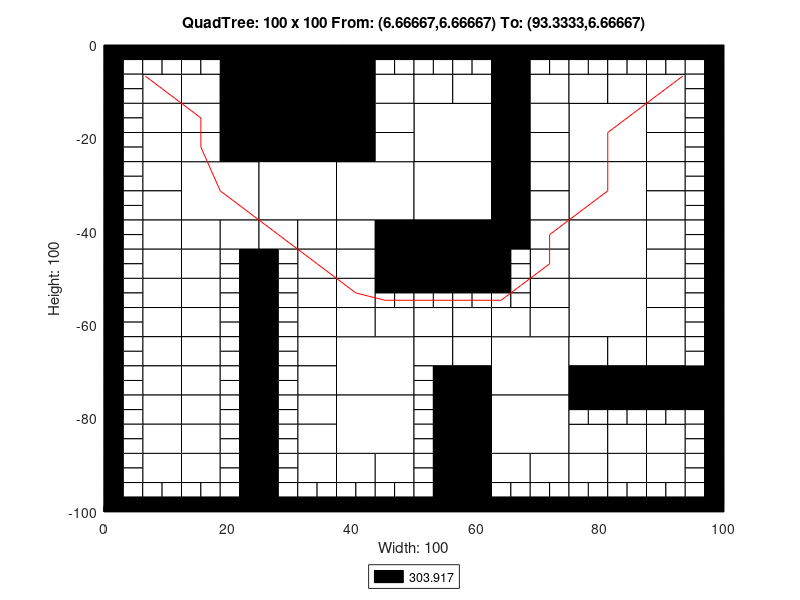

Write MATLAB code to recreate this figure.
axis([0 100 -100 0]);
title('QuadTree: 100 x 100 From: (6.66667,6.66667) To: (93.3333,6.66667)');
xlabel('Width: 100');
ylabel('Height: 100');
rectangle('Position',[25 -12.5 12.5 12.5], 'FaceColor',[0 0 0]);
rectangle('Position',[25 -25 12.5 12.5], 'FaceColor',[0 0 0]);
rectangle('Position',[12.5 -37.5 12.5 12.5], 'FaceColor',[1 1 1]);
rectangle('Position',[25 -37.5 12.5 12.5], 'FaceColor',[1 1 1]);
rectangle('Position',[37.5 -37.5 12.5 12.5], 'FaceColor',[1 1 1]);
rectangle('Position',[50 -25 12.5 12.5], 'FaceColor',[1 1 1]);
rectangle('Position',[75 -25 12.5 12.5], 'FaceColor',[1 1 1]);
rectangle('Position',[50 -37.5 12.5 12.5], 'FaceColor',[1 1 1]);
rectangle('Position',[50 -50 12.5 12.5], 'FaceColor',[0 0 0]);
rectangle('Position',[75 -37.5 12.5 12.5], 'FaceColor',[1 1 1]);
rectangle('Position',[75 -50 12.5 12.5], 'FaceColor',[1 1 1]);
rectangle('Position',[37.5 -75 12.5 12.5], 'FaceColor',[1 1 1]);
rectangle('Position',[37.5 -87.5 12.5 12.5], 'FaceColor',[1 1 1]);
rectangle('Position',[62.5 -75 12.5 12.5], 'FaceColor',[1 1 1]);
rectangle('Position',[75 -62.5 12.5 12.5], 'FaceColor',[1 1 1]);
rectangle('Position',[62.5 -87.5 12.5 12.5], 'FaceColor',[1 1 1]);
rectangle('Position',[6.25 -12.5 6.25 6.25], 'FaceColor',[1 1 1]);
rectangle('Position',[18.75 -6.25 6.25 6.25], 'FaceColor',[0 0 0]);
rectangle('Position',[12.5 -12.5 6.25 6.25], 'FaceColor',[1 1 1]);
rectangle('Position',[18.75 -12.5 6.25 6.25], 'FaceColor',[0 0 0]);
rectangle('Position',[6.25 -18.75 6.25 6.25], 'FaceColor',[1 1 1]);
rectangle('Position',[6.25 -25 6.25 6.25], 'FaceColor',[1 1 1]);
rectangle('Position',[12.5 -18.75 6.25 6.25], 'FaceColor',[1 1 1]);
rectangle('Position',[18.75 -18.75 6.25 6.25], 'FaceColor',[0 0 0]);
rectangle('Position',[12.5 -25 6.25 6.25], 'FaceColor',[1 1 1]);
rectangle('Position',[18.75 -25 6.25 6.25], 'FaceColor',[0 0 0]);
rectangle('Position',[37.5 -6.25 6.25 6.25], 'FaceColor',[0 0 0]);
rectangle('Position',[37.5 -12.5 6.25 6.25], 'FaceColor',[0 0 0]);
rectangle('Position',[43.75 -12.5 6.25 6.25], 'FaceColor',[1 1 1]);
rectangle('Position',[37.5 -18.75 6.25 6.25], 'FaceColor',[0 0 0]);
rectangle('Position',[43.75 -18.75 6.25 6.25], 'FaceColor',[1 1 1]);
rectangle('Position',[37.5 -25 6.25 6.25], 'FaceColor',[0 0 0]);
rectangle('Position',[43.75 -25 6.25 6.25], 'FaceColor',[1 1 1]);
rectangle('Position',[6.25 -31.25 6.25 6.25], 'FaceColor',[1 1 1]);
rectangle('Position',[6.25 -37.5 6.25 6.25], 'FaceColor',[1 1 1]);
rectangle('Position',[6.25 -43.75 6.25 6.25], 'FaceColor',[1 1 1]);
rectangle('Position',[6.25 -50 6.25 6.25], 'FaceColor',[1 1 1]);
rectangle('Position',[12.5 -43.75 6.25 6.25], 'FaceColor',[1 1 1]);
rectangle('Position',[18.75 -43.75 6.25 6.25], 'FaceColor',[1 1 1]);
rectangle('Position',[12.5 -50 6.25 6.25], 'FaceColor',[1 1 1]);
rectangle('Position',[25 -43.75 6.25 6.25], 'FaceColor',[1 1 1]);
rectangle('Position',[31.25 -43.75 6.25 6.25], 'FaceColor',[1 1 1]);
rectangle('Position',[31.25 -50 6.25 6.25], 'FaceColor',[1 1 1]);
rectangle('Position',[37.5 -43.75 6.25 6.25], 'FaceColor',[1 1 1]);
rectangle('Position',[43.75 -43.75 6.25 6.25], 'FaceColor',[0 0 0]);
rectangle('Position',[37.5 -50 6.25 6.25], 'FaceColor',[1 1 1]);
rectangle('Position',[43.75 -50 6.25 6.25], 'FaceColor',[0 0 0]);
rectangle('Position',[50 -12.5 6.25 6.25], 'FaceColor',[1 1 1]);
rectangle('Position',[56.25 -12.5 6.25 6.25], 'FaceColor',[1 1 1]);
rectangle('Position',[62.5 -6.25 6.25 6.25], 'FaceColor',[0 0 0]);
rectangle('Position',[62.5 -12.5 6.25 6.25], 'FaceColor',[0 0 0]);
rectangle('Position',[68.75 -12.5 6.25 6.25], 'FaceColor',[1 1 1]);
rectangle('Position',[62.5 -18.75 6.25 6.25], 'FaceColor',[0 0 0]);
rectangle('Position',[68.75 -18.75 6.25 6.25], 'FaceColor',[1 1 1]);
rectangle('Position',[62.5 -25 6.25 6.25], 'FaceColor',[0 0 0]);
rectangle('Position',[68.75 -25 6.25 6.25], 'FaceColor',[1 1 1]);
rectangle('Position',[75 -12.5 6.25 6.25], 'FaceColor',[1 1 1]);
rectangle('Position',[81.25 -12.5 6.25 6.25], 'FaceColor',[1 1 1]);
rectangle('Position',[87.5 -12.5 6.25 6.25], 'FaceColor',[1 1 1]);
rectangle('Position',[87.5 -18.75 6.25 6.25], 'FaceColor',[1 1 1]);
rectangle('Position',[87.5 -25 6.25 6.25], 'FaceColor',[1 1 1]);
rectangle('Position',[62.5 -31.25 6.25 6.25], 'FaceColor',[0 0 0]);
rectangle('Position',[68.75 -31.25 6.25 6.25], 'FaceColor',[1 1 1]);
rectangle('Position',[62.5 -37.5 6.25 6.25], 'FaceColor',[0 0 0]);
rectangle('Position',[68.75 -37.5 6.25 6.25], 'FaceColor',[1 1 1]);
rectangle('Position',[62.5 -43.75 6.25 6.25], 'FaceColor',[0 0 0]);
rectangle('Position',[68.75 -43.75 6.25 6.25], 'FaceColor',[1 1 1]);
rectangle('Position',[68.75 -50 6.25 6.25], 'FaceColor',[1 1 1]);
rectangle('Position',[87.5 -31.25 6.25 6.25], 'FaceColor',[1 1 1]);
rectangle('Position',[87.5 -37.5 6.25 6.25], 'FaceColor',[1 1 1]);
rectangle('Position',[87.5 -43.75 6.25 6.25], 'FaceColor',[1 1 1]);
rectangle('Position',[87.5 -50 6.25 6.25], 'FaceColor',[1 1 1]);
rectangle('Position',[6.25 -56.25 6.25 6.25], 'FaceColor',[1 1 1]);
rectangle('Position',[6.25 -62.5 6.25 6.25], 'FaceColor',[1 1 1]);
rectangle('Position',[12.5 -56.25 6.25 6.25], 'FaceColor',[1 1 1]);
rectangle('Position',[12.5 -62.5 6.25 6.25], 'FaceColor',[1 1 1]);
rectangle('Position',[6.25 -68.75 6.25 6.25], 'FaceColor',[1 1 1]);
rectangle('Position',[6.25 -75 6.25 6.25], 'FaceColor',[1 1 1]);
rectangle('Position',[12.5 -68.75 6.25 6.25], 'FaceColor',[1 1 1]);
rectangle('Position',[12.5 -75 6.25 6.25], 'FaceColor',[1 1 1]);
rectangle('Position',[31.25 -56.25 6.25 6.25], 'FaceColor',[1 1 1]);
rectangle('Position',[31.25 -62.5 6.25 6.25], 'FaceColor',[1 1 1]);
rectangle('Position',[37.5 -56.25 6.25 6.25], 'FaceColor',[1 1 1]);
rectangle('Position',[37.5 -62.5 6.25 6.25], 'FaceColor',[1 1 1]);
rectangle('Position',[43.75 -62.5 6.25 6.25], 'FaceColor',[1 1 1]);
rectangle('Position',[31.25 -68.75 6.25 6.25], 'FaceColor',[1 1 1]);
rectangle('Position',[31.25 -75 6.25 6.25], 'FaceColor',[1 1 1]);
rectangle('Position',[6.25 -81.25 6.25 6.25], 'FaceColor',[1 1 1]);
rectangle('Position',[6.25 -87.5 6.25 6.25], 'FaceColor',[1 1 1]);
rectangle('Position',[12.5 -81.25 6.25 6.25], 'FaceColor',[1 1 1]);
rectangle('Position',[12.5 -87.5 6.25 6.25], 'FaceColor',[1 1 1]);
rectangle('Position',[6.25 -93.75 6.25 6.25], 'FaceColor',[1 1 1]);
rectangle('Position',[12.5 -93.75 6.25 6.25], 'FaceColor',[1 1 1]);
rectangle('Position',[31.25 -81.25 6.25 6.25], 'FaceColor',[1 1 1]);
rectangle('Position',[31.25 -87.5 6.25 6.25], 'FaceColor',[1 1 1]);
rectangle('Position',[31.25 -93.75 6.25 6.25], 'FaceColor',[1 1 1]);
rectangle('Position',[37.5 -93.75 6.25 6.25], 'FaceColor',[1 1 1]);
rectangle('Position',[43.75 -93.75 6.25 6.25], 'FaceColor',[1 1 1]);
rectangle('Position',[50 -62.5 6.25 6.25], 'FaceColor',[1 1 1]);
rectangle('Position',[56.25 -62.5 6.25 6.25], 'FaceColor',[1 1 1]);
rectangle('Position',[68.75 -56.25 6.25 6.25], 'FaceColor',[1 1 1]);
rectangle('Position',[62.5 -62.5 6.25 6.25], 'FaceColor',[1 1 1]);
rectangle('Position',[68.75 -62.5 6.25 6.25], 'FaceColor',[1 1 1]);
rectangle('Position',[50 -68.75 6.25 6.25], 'FaceColor',[1 1 1]);
rectangle('Position',[56.25 -68.75 6.25 6.25], 'FaceColor',[1 1 1]);
rectangle('Position',[56.25 -75 6.25 6.25], 'FaceColor',[0 0 0]);
rectangle('Position',[87.5 -56.25 6.25 6.25], 'FaceColor',[1 1 1]);
rectangle('Position',[87.5 -62.5 6.25 6.25], 'FaceColor',[1 1 1]);
rectangle('Position',[75 -68.75 6.25 6.25], 'FaceColor',[1 1 1]);
rectangle('Position',[81.25 -68.75 6.25 6.25], 'FaceColor',[1 1 1]);
rectangle('Position',[75 -75 6.25 6.25], 'FaceColor',[0 0 0]);
rectangle('Position',[81.25 -75 6.25 6.25], 'FaceColor',[0 0 0]);
rectangle('Position',[87.5 -68.75 6.25 6.25], 'FaceColor',[1 1 1]);
rectangle('Position',[87.5 -75 6.25 6.25], 'FaceColor',[0 0 0]);
rectangle('Position',[93.75 -75 6.25 6.25], 'FaceColor',[0 0 0]);
rectangle('Position',[56.25 -81.25 6.25 6.25], 'FaceColor',[0 0 0]);
rectangle('Position',[56.25 -87.5 6.25 6.25], 'FaceColor',[0 0 0]);
rectangle('Position',[56.25 -93.75 6.25 6.25], 'FaceColor',[0 0 0]);
rectangle('Position',[56.25 -100 6.25 6.25], 'FaceColor',[0 0 0]);
rectangle('Position',[62.5 -93.75 6.25 6.25], 'FaceColor',[1 1 1]);
rectangle('Position',[68.75 -93.75 6.25 6.25], 'FaceColor',[1 1 1]);
rectangle('Position',[75 -87.5 6.25 6.25], 'FaceColor',[1 1 1]);
rectangle('Position',[81.25 -87.5 6.25 6.25], 'FaceColor',[1 1 1]);
rectangle('Position',[87.5 -87.5 6.25 6.25], 'FaceColor',[1 1 1]);
rectangle('Position',[75 -93.75 6.25 6.25], 'FaceColor',[1 1 1]);
rectangle('Position',[81.25 -93.75 6.25 6.25], 'FaceColor',[1 1 1]);
rectangle('Position',[87.5 -93.75 6.25 6.25], 'FaceColor',[1 1 1]);
rectangle('Position',[0 -3.125 3.125 3.125], 'FaceColor',[0 0 0]);
rectangle('Position',[3.125 -3.125 3.125 3.125], 'FaceColor',[0 0 0]);
rectangle('Position',[0 -6.25 3.125 3.125], 'FaceColor',[0 0 0]);
rectangle('Position',[3.125 -6.25 3.125 3.125], 'FaceColor',[1 1 1]);
rectangle('Position',[6.25 -3.125 3.125 3.125], 'FaceColor',[0 0 0]);
rectangle('Position',[9.375 -3.125 3.125 3.125], 'FaceColor',[0 0 0]);
rectangle('Position',[6.25 -6.25 3.125 3.125], 'FaceColor',[1 1 1]);
rectangle('Position',[9.375 -6.25 3.125 3.125], 'FaceColor',[1 1 1]);
rectangle('Position',[0 -9.375 3.125 3.125], 'FaceColor',[0 0 0]);
rectangle('Position',[3.125 -9.375 3.125 3.125], 'FaceColor',[1 1 1]);
rectangle('Position',[0 -12.5 3.125 3.125], 'FaceColor',[0 0 0]);
rectangle('Position',[3.125 -12.5 3.125 3.125], 'FaceColor',[1 1 1]);
rectangle('Position',[12.5 -3.125 3.125 3.125], 'FaceColor',[0 0 0]);
rectangle('Position',[15.625 -3.125 3.125 3.125], 'FaceColor',[0 0 0]);
rectangle('Position',[12.5 -6.25 3.125 3.125], 'FaceColor',[1 1 1]);
rectangle('Position',[15.625 -6.25 3.125 3.125], 'FaceColor',[1 1 1]);
rectangle('Position',[0 -15.625 3.125 3.125], 'FaceColor',[0 0 0]);
rectangle('Position',[3.125 -15.625 3.125 3.125], 'FaceColor',[1 1 1]);
rectangle('Position',[0 -18.75 3.125 3.125], 'FaceColor',[0 0 0]);
rectangle('Position',[3.125 -18.75 3.125 3.125], 'FaceColor',[1 1 1]);
rectangle('Position',[0 -21.875 3.125 3.125], 'FaceColor',[0 0 0]);
rectangle('Position',[3.125 -21.875 3.125 3.125], 'FaceColor',[1 1 1]);
rectangle('Position',[0 -25 3.125 3.125], 'FaceColor',[0 0 0]);
rectangle('Position',[3.125 -25 3.125 3.125], 'FaceColor',[1 1 1]);
rectangle('Position',[43.75 -3.125 3.125 3.125], 'FaceColor',[0 0 0]);
rectangle('Position',[46.875 -3.125 3.125 3.125], 'FaceColor',[0 0 0]);
rectangle('Position',[43.75 -6.25 3.125 3.125], 'FaceColor',[1 1 1]);
rectangle('Position',[46.875 -6.25 3.125 3.125], 'FaceColor',[1 1 1]);
rectangle('Position',[0 -28.125 3.125 3.125], 'FaceColor',[0 0 0]);
rectangle('Position',[3.125 -28.125 3.125 3.125], 'FaceColor',[1 1 1]);
rectangle('Position',[0 -31.25 3.125 3.125], 'FaceColor',[0 0 0]);
rectangle('Position',[3.125 -31.25 3.125 3.125], 'FaceColor',[1 1 1]);
rectangle('Position',[0 -34.375 3.125 3.125], 'FaceColor',[0 0 0]);
rectangle('Position',[3.125 -34.375 3.125 3.125], 'FaceColor',[1 1 1]);
rectangle('Position',[0 -37.5 3.125 3.125], 'FaceColor',[0 0 0]);
rectangle('Position',[3.125 -37.5 3.125 3.125], 'FaceColor',[1 1 1]);
rectangle('Position',[0 -40.625 3.125 3.125], 'FaceColor',[0 0 0]);
rectangle('Position',[3.125 -40.625 3.125 3.125], 'FaceColor',[1 1 1]);
rectangle('Position',[0 -43.75 3.125 3.125], 'FaceColor',[0 0 0]);
rectangle('Position',[3.125 -43.75 3.125 3.125], 'FaceColor',[1 1 1]);
rectangle('Position',[0 -46.875 3.125 3.125], 'FaceColor',[0 0 0]);
rectangle('Position',[3.125 -46.875 3.125 3.125], 'FaceColor',[1 1 1]);
rectangle('Position',[0 -50 3.125 3.125], 'FaceColor',[0 0 0]);
rectangle('Position',[3.125 -50 3.125 3.125], 'FaceColor',[1 1 1]);
rectangle('Position',[18.75 -46.875 3.125 3.125], 'FaceColor',[1 1 1]);
rectangle('Position',[21.875 -46.875 3.125 3.125], 'FaceColor',[0 0 0]);
rectangle('Position',[18.75 -50 3.125 3.125], 'FaceColor',[1 1 1]);
rectangle('Position',[21.875 -50 3.125 3.125], 'FaceColor',[0 0 0]);
rectangle('Position',[25 -46.875 3.125 3.125], 'FaceColor',[0 0 0]);
rectangle('Position',[28.125 -46.875 3.125 3.125], 'FaceColor',[1 1 1]);
rectangle('Position',[25 -50 3.125 3.125], 'FaceColor',[0 0 0]);
rectangle('Position',[28.125 -50 3.125 3.125], 'FaceColor',[1 1 1]);
rectangle('Position',[50 -3.125 3.125 3.125], 'FaceColor',[0 0 0]);
rectangle('Position',[53.125 -3.125 3.125 3.125], 'FaceColor',[0 0 0]);
rectangle('Position',[50 -6.25 3.125 3.125], 'FaceColor',[1 1 1]);
rectangle('Position',[53.125 -6.25 3.125 3.125], 'FaceColor',[1 1 1]);
rectangle('Position',[56.25 -3.125 3.125 3.125], 'FaceColor',[0 0 0]);
rectangle('Position',[59.375 -3.125 3.125 3.125], 'FaceColor',[0 0 0]);
rectangle('Position',[56.25 -6.25 3.125 3.125], 'FaceColor',[1 1 1]);
rectangle('Position',[59.375 -6.25 3.125 3.125], 'FaceColor',[1 1 1]);
rectangle('Position',[68.75 -3.125 3.125 3.125], 'FaceColor',[0 0 0]);
rectangle('Position',[71.875 -3.125 3.125 3.125], 'FaceColor',[0 0 0]);
rectangle('Position',[68.75 -6.25 3.125 3.125], 'FaceColor',[1 1 1]);
rectangle('Position',[71.875 -6.25 3.125 3.125], 'FaceColor',[1 1 1]);
rectangle('Position',[75 -3.125 3.125 3.125], 'FaceColor',[0 0 0]);
rectangle('Position',[78.125 -3.125 3.125 3.125], 'FaceColor',[0 0 0]);
rectangle('Position',[75 -6.25 3.125 3.125], 'FaceColor',[1 1 1]);
rectangle('Position',[78.125 -6.25 3.125 3.125], 'FaceColor',[1 1 1]);
rectangle('Position',[81.25 -3.125 3.125 3.125], 'FaceColor',[0 0 0]);
rectangle('Position',[84.375 -3.125 3.125 3.125], 'FaceColor',[0 0 0]);
rectangle('Position',[81.25 -6.25 3.125 3.125], 'FaceColor',[1 1 1]);
rectangle('Position',[84.375 -6.25 3.125 3.125], 'FaceColor',[1 1 1]);
rectangle('Position',[87.5 -3.125 3.125 3.125], 'FaceColor',[0 0 0]);
rectangle('Position',[90.625 -3.125 3.125 3.125], 'FaceColor',[0 0 0]);
rectangle('Position',[87.5 -6.25 3.125 3.125], 'FaceColor',[1 1 1]);
rectangle('Position',[90.625 -6.25 3.125 3.125], 'FaceColor',[1 1 1]);
rectangle('Position',[93.75 -3.125 3.125 3.125], 'FaceColor',[0 0 0]);
rectangle('Position',[96.875 -3.125 3.125 3.125], 'FaceColor',[0 0 0]);
rectangle('Position',[93.75 -6.25 3.125 3.125], 'FaceColor',[1 1 1]);
rectangle('Position',[96.875 -6.25 3.125 3.125], 'FaceColor',[0 0 0]);
rectangle('Position',[93.75 -9.375 3.125 3.125], 'FaceColor',[1 1 1]);
rectangle('Position',[96.875 -9.375 3.125 3.125], 'FaceColor',[0 0 0]);
rectangle('Position',[93.75 -12.5 3.125 3.125], 'FaceColor',[1 1 1]);
rectangle('Position',[96.875 -12.5 3.125 3.125], 'FaceColor',[0 0 0]);
rectangle('Position',[93.75 -15.625 3.125 3.125], 'FaceColor',[1 1 1]);
rectangle('Position',[96.875 -15.625 3.125 3.125], 'FaceColor',[0 0 0]);
rectangle('Position',[93.75 -18.75 3.125 3.125], 'FaceColor',[1 1 1]);
rectangle('Position',[96.875 -18.75 3.125 3.125], 'FaceColor',[0 0 0]);
rectangle('Position',[93.75 -21.875 3.125 3.125], 'FaceColor',[1 1 1]);
rectangle('Position',[96.875 -21.875 3.125 3.125], 'FaceColor',[0 0 0]);
rectangle('Position',[93.75 -25 3.125 3.125], 'FaceColor',[1 1 1]);
rectangle('Position',[96.875 -25 3.125 3.125], 'FaceColor',[0 0 0]);
rectangle('Position',[62.5 -46.875 3.125 3.125], 'FaceColor',[0 0 0]);
rectangle('Position',[65.625 -46.875 3.125 3.125], 'FaceColor',[1 1 1]);
rectangle('Position',[62.5 -50 3.125 3.125], 'FaceColor',[0 0 0]);
rectangle('Position',[65.625 -50 3.125 3.125], 'FaceColor',[1 1 1]);
rectangle('Position',[93.75 -28.125 3.125 3.125], 'FaceColor',[1 1 1]);
rectangle('Position',[96.875 -28.125 3.125 3.125], 'FaceColor',[0 0 0]);
rectangle('Position',[93.75 -31.25 3.125 3.125], 'FaceColor',[1 1 1]);
rectangle('Position',[96.875 -31.25 3.125 3.125], 'FaceColor',[0 0 0]);
rectangle('Position',[93.75 -34.375 3.125 3.125], 'FaceColor',[1 1 1]);
rectangle('Position',[96.875 -34.375 3.125 3.125], 'FaceColor',[0 0 0]);
rectangle('Position',[93.75 -37.5 3.125 3.125], 'FaceColor',[1 1 1]);
rectangle('Position',[96.875 -37.5 3.125 3.125], 'FaceColor',[0 0 0]);
rectangle('Position',[93.75 -40.625 3.125 3.125], 'FaceColor',[1 1 1]);
rectangle('Position',[96.875 -40.625 3.125 3.125], 'FaceColor',[0 0 0]);
rectangle('Position',[93.75 -43.75 3.125 3.125], 'FaceColor',[1 1 1]);
rectangle('Position',[96.875 -43.75 3.125 3.125], 'FaceColor',[0 0 0]);
rectangle('Position',[93.75 -46.875 3.125 3.125], 'FaceColor',[1 1 1]);
rectangle('Position',[96.875 -46.875 3.125 3.125], 'FaceColor',[0 0 0]);
rectangle('Position',[93.75 -50 3.125 3.125], 'FaceColor',[1 1 1]);
rectangle('Position',[96.875 -50 3.125 3.125], 'FaceColor',[0 0 0]);
rectangle('Position',[0 -53.125 3.125 3.125], 'FaceColor',[0 0 0]);
rectangle('Position',[3.125 -53.125 3.125 3.125], 'FaceColor',[1 1 1]);
rectangle('Position',[0 -56.25 3.125 3.125], 'FaceColor',[0 0 0]);
rectangle('Position',[3.125 -56.25 3.125 3.125], 'FaceColor',[1 1 1]);
rectangle('Position',[0 -59.375 3.125 3.125], 'FaceColor',[0 0 0]);
rectangle('Position',[3.125 -59.375 3.125 3.125], 'FaceColor',[1 1 1]);
rectangle('Position',[0 -62.5 3.125 3.125], 'FaceColor',[0 0 0]);
rectangle('Position',[3.125 -62.5 3.125 3.125], 'FaceColor',[1 1 1]);
rectangle('Position',[18.75 -53.125 3.125 3.125], 'FaceColor',[1 1 1]);
rectangle('Position',[21.875 -53.125 3.125 3.125], 'FaceColor',[0 0 0]);
rectangle('Position',[18.75 -56.25 3.125 3.125], 'FaceColor',[1 1 1]);
rectangle('Position',[21.875 -56.25 3.125 3.125], 'FaceColor',[0 0 0]);
rectangle('Position',[18.75 -59.375 3.125 3.125], 'FaceColor',[1 1 1]);
rectangle('Position',[21.875 -59.375 3.125 3.125], 'FaceColor',[0 0 0]);
rectangle('Position',[18.75 -62.5 3.125 3.125], 'FaceColor',[1 1 1]);
rectangle('Position',[21.875 -62.5 3.125 3.125], 'FaceColor',[0 0 0]);
rectangle('Position',[0 -65.625 3.125 3.125], 'FaceColor',[0 0 0]);
rectangle('Position',[3.125 -65.625 3.125 3.125], 'FaceColor',[1 1 1]);
rectangle('Position',[0 -68.75 3.125 3.125], 'FaceColor',[0 0 0]);
rectangle('Position',[3.125 -68.75 3.125 3.125], 'FaceColor',[1 1 1]);
rectangle('Position',[0 -71.875 3.125 3.125], 'FaceColor',[0 0 0]);
rectangle('Position',[3.125 -71.875 3.125 3.125], 'FaceColor',[1 1 1]);
rectangle('Position',[0 -75 3.125 3.125], 'FaceColor',[0 0 0]);
rectangle('Position',[3.125 -75 3.125 3.125], 'FaceColor',[1 1 1]);
rectangle('Position',[18.75 -65.625 3.125 3.125], 'FaceColor',[1 1 1]);
rectangle('Position',[21.875 -65.625 3.125 3.125], 'FaceColor',[0 0 0]);
rectangle('Position',[18.75 -68.75 3.125 3.125], 'FaceColor',[1 1 1]);
rectangle('Position',[21.875 -68.75 3.125 3.125], 'FaceColor',[0 0 0]);
rectangle('Position',[18.75 -71.875 3.125 3.125], 'FaceColor',[1 1 1]);
rectangle('Position',[21.875 -71.875 3.125 3.125], 'FaceColor',[0 0 0]);
rectangle('Position',[18.75 -75 3.125 3.125], 'FaceColor',[1 1 1]);
rectangle('Position',[21.875 -75 3.125 3.125], 'FaceColor',[0 0 0]);
rectangle('Position',[25 -53.125 3.125 3.125], 'FaceColor',[0 0 0]);
rectangle('Position',[28.125 -53.125 3.125 3.125], 'FaceColor',[1 1 1]);
rectangle('Position',[25 -56.25 3.125 3.125], 'FaceColor',[0 0 0]);
rectangle('Position',[28.125 -56.25 3.125 3.125], 'FaceColor',[1 1 1]);
rectangle('Position',[25 -59.375 3.125 3.125], 'FaceColor',[0 0 0]);
rectangle('Position',[28.125 -59.375 3.125 3.125], 'FaceColor',[1 1 1]);
rectangle('Position',[25 -62.5 3.125 3.125], 'FaceColor',[0 0 0]);
rectangle('Position',[28.125 -62.5 3.125 3.125], 'FaceColor',[1 1 1]);
rectangle('Position',[43.75 -53.125 3.125 3.125], 'FaceColor',[0 0 0]);
rectangle('Position',[46.875 -53.125 3.125 3.125], 'FaceColor',[0 0 0]);
rectangle('Position',[43.75 -56.25 3.125 3.125], 'FaceColor',[1 1 1]);
rectangle('Position',[46.875 -56.25 3.125 3.125], 'FaceColor',[1 1 1]);
rectangle('Position',[25 -65.625 3.125 3.125], 'FaceColor',[0 0 0]);
rectangle('Position',[28.125 -65.625 3.125 3.125], 'FaceColor',[1 1 1]);
rectangle('Position',[25 -68.75 3.125 3.125], 'FaceColor',[0 0 0]);
rectangle('Position',[28.125 -68.75 3.125 3.125], 'FaceColor',[1 1 1]);
rectangle('Position',[25 -71.875 3.125 3.125], 'FaceColor',[0 0 0]);
rectangle('Position',[28.125 -71.875 3.125 3.125], 'FaceColor',[1 1 1]);
rectangle('Position',[25 -75 3.125 3.125], 'FaceColor',[0 0 0]);
rectangle('Position',[28.125 -75 3.125 3.125], 'FaceColor',[1 1 1]);
rectangle('Position',[0 -78.125 3.125 3.125], 'FaceColor',[0 0 0]);
rectangle('Position',[3.125 -78.125 3.125 3.125], 'FaceColor',[1 1 1]);
rectangle('Position',[0 -81.25 3.125 3.125], 'FaceColor',[0 0 0]);
rectangle('Position',[3.125 -81.25 3.125 3.125], 'FaceColor',[1 1 1]);
rectangle('Position',[0 -84.375 3.125 3.125], 'FaceColor',[0 0 0]);
rectangle('Position',[3.125 -84.375 3.125 3.125], 'FaceColor',[1 1 1]);
rectangle('Position',[0 -87.5 3.125 3.125], 'FaceColor',[0 0 0]);
rectangle('Position',[3.125 -87.5 3.125 3.125], 'FaceColor',[1 1 1]);
rectangle('Position',[18.75 -78.125 3.125 3.125], 'FaceColor',[1 1 1]);
rectangle('Position',[21.875 -78.125 3.125 3.125], 'FaceColor',[0 0 0]);
rectangle('Position',[18.75 -81.25 3.125 3.125], 'FaceColor',[1 1 1]);
rectangle('Position',[21.875 -81.25 3.125 3.125], 'FaceColor',[0 0 0]);
rectangle('Position',[18.75 -84.375 3.125 3.125], 'FaceColor',[1 1 1]);
rectangle('Position',[21.875 -84.375 3.125 3.125], 'FaceColor',[0 0 0]);
rectangle('Position',[18.75 -87.5 3.125 3.125], 'FaceColor',[1 1 1]);
rectangle('Position',[21.875 -87.5 3.125 3.125], 'FaceColor',[0 0 0]);
rectangle('Position',[0 -90.625 3.125 3.125], 'FaceColor',[0 0 0]);
rectangle('Position',[3.125 -90.625 3.125 3.125], 'FaceColor',[1 1 1]);
rectangle('Position',[0 -93.75 3.125 3.125], 'FaceColor',[0 0 0]);
rectangle('Position',[3.125 -93.75 3.125 3.125], 'FaceColor',[1 1 1]);
rectangle('Position',[0 -96.875 3.125 3.125], 'FaceColor',[0 0 0]);
rectangle('Position',[3.125 -96.875 3.125 3.125], 'FaceColor',[1 1 1]);
rectangle('Position',[0 -100 3.125 3.125], 'FaceColor',[0 0 0]);
rectangle('Position',[3.125 -100 3.125 3.125], 'FaceColor',[0 0 0]);
rectangle('Position',[6.25 -96.875 3.125 3.125], 'FaceColor',[1 1 1]);
rectangle('Position',[9.375 -96.875 3.125 3.125], 'FaceColor',[1 1 1]);
rectangle('Position',[6.25 -100 3.125 3.125], 'FaceColor',[0 0 0]);
rectangle('Position',[9.375 -100 3.125 3.125], 'FaceColor',[0 0 0]);
rectangle('Position',[18.75 -90.625 3.125 3.125], 'FaceColor',[1 1 1]);
rectangle('Position',[21.875 -90.625 3.125 3.125], 'FaceColor',[0 0 0]);
rectangle('Position',[18.75 -93.75 3.125 3.125], 'FaceColor',[1 1 1]);
rectangle('Position',[21.875 -93.75 3.125 3.125], 'FaceColor',[0 0 0]);
rectangle('Position',[12.5 -96.875 3.125 3.125], 'FaceColor',[1 1 1]);
rectangle('Position',[15.625 -96.875 3.125 3.125], 'FaceColor',[1 1 1]);
rectangle('Position',[12.5 -100 3.125 3.125], 'FaceColor',[0 0 0]);
rectangle('Position',[15.625 -100 3.125 3.125], 'FaceColor',[0 0 0]);
rectangle('Position',[18.75 -96.875 3.125 3.125], 'FaceColor',[1 1 1]);
rectangle('Position',[21.875 -96.875 3.125 3.125], 'FaceColor',[0 0 0]);
rectangle('Position',[18.75 -100 3.125 3.125], 'FaceColor',[0 0 0]);
rectangle('Position',[21.875 -100 3.125 3.125], 'FaceColor',[0 0 0]);
rectangle('Position',[25 -78.125 3.125 3.125], 'FaceColor',[0 0 0]);
rectangle('Position',[28.125 -78.125 3.125 3.125], 'FaceColor',[1 1 1]);
rectangle('Position',[25 -81.25 3.125 3.125], 'FaceColor',[0 0 0]);
rectangle('Position',[28.125 -81.25 3.125 3.125], 'FaceColor',[1 1 1]);
rectangle('Position',[25 -84.375 3.125 3.125], 'FaceColor',[0 0 0]);
rectangle('Position',[28.125 -84.375 3.125 3.125], 'FaceColor',[1 1 1]);
rectangle('Position',[25 -87.5 3.125 3.125], 'FaceColor',[0 0 0]);
rectangle('Position',[28.125 -87.5 3.125 3.125], 'FaceColor',[1 1 1]);
rectangle('Position',[25 -90.625 3.125 3.125], 'FaceColor',[0 0 0]);
rectangle('Position',[28.125 -90.625 3.125 3.125], 'FaceColor',[1 1 1]);
rectangle('Position',[25 -93.75 3.125 3.125], 'FaceColor',[0 0 0]);
rectangle('Position',[28.125 -93.75 3.125 3.125], 'FaceColor',[1 1 1]);
rectangle('Position',[25 -96.875 3.125 3.125], 'FaceColor',[0 0 0]);
rectangle('Position',[28.125 -96.875 3.125 3.125], 'FaceColor',[1 1 1]);
rectangle('Position',[25 -100 3.125 3.125], 'FaceColor',[0 0 0]);
rectangle('Position',[28.125 -100 3.125 3.125], 'FaceColor',[0 0 0]);
rectangle('Position',[31.25 -96.875 3.125 3.125], 'FaceColor',[1 1 1]);
rectangle('Position',[34.375 -96.875 3.125 3.125], 'FaceColor',[1 1 1]);
rectangle('Position',[31.25 -100 3.125 3.125], 'FaceColor',[0 0 0]);
rectangle('Position',[34.375 -100 3.125 3.125], 'FaceColor',[0 0 0]);
rectangle('Position',[37.5 -96.875 3.125 3.125], 'FaceColor',[1 1 1]);
rectangle('Position',[40.625 -96.875 3.125 3.125], 'FaceColor',[1 1 1]);
rectangle('Position',[37.5 -100 3.125 3.125], 'FaceColor',[0 0 0]);
rectangle('Position',[40.625 -100 3.125 3.125], 'FaceColor',[0 0 0]);
rectangle('Position',[43.75 -96.875 3.125 3.125], 'FaceColor',[1 1 1]);
rectangle('Position',[46.875 -96.875 3.125 3.125], 'FaceColor',[1 1 1]);
rectangle('Position',[43.75 -100 3.125 3.125], 'FaceColor',[0 0 0]);
rectangle('Position',[46.875 -100 3.125 3.125], 'FaceColor',[0 0 0]);
rectangle('Position',[50 -53.125 3.125 3.125], 'FaceColor',[0 0 0]);
rectangle('Position',[53.125 -53.125 3.125 3.125], 'FaceColor',[0 0 0]);
rectangle('Position',[50 -56.25 3.125 3.125], 'FaceColor',[1 1 1]);
rectangle('Position',[53.125 -56.25 3.125 3.125], 'FaceColor',[1 1 1]);
rectangle('Position',[56.25 -53.125 3.125 3.125], 'FaceColor',[0 0 0]);
rectangle('Position',[59.375 -53.125 3.125 3.125], 'FaceColor',[0 0 0]);
rectangle('Position',[56.25 -56.25 3.125 3.125], 'FaceColor',[1 1 1]);
rectangle('Position',[59.375 -56.25 3.125 3.125], 'FaceColor',[1 1 1]);
rectangle('Position',[62.5 -53.125 3.125 3.125], 'FaceColor',[0 0 0]);
rectangle('Position',[65.625 -53.125 3.125 3.125], 'FaceColor',[1 1 1]);
rectangle('Position',[62.5 -56.25 3.125 3.125], 'FaceColor',[1 1 1]);
rectangle('Position',[65.625 -56.25 3.125 3.125], 'FaceColor',[1 1 1]);
rectangle('Position',[50 -71.875 3.125 3.125], 'FaceColor',[1 1 1]);
rectangle('Position',[53.125 -71.875 3.125 3.125], 'FaceColor',[0 0 0]);
rectangle('Position',[50 -75 3.125 3.125], 'FaceColor',[1 1 1]);
rectangle('Position',[53.125 -75 3.125 3.125], 'FaceColor',[0 0 0]);
rectangle('Position',[93.75 -53.125 3.125 3.125], 'FaceColor',[1 1 1]);
rectangle('Position',[96.875 -53.125 3.125 3.125], 'FaceColor',[0 0 0]);
rectangle('Position',[93.75 -56.25 3.125 3.125], 'FaceColor',[1 1 1]);
rectangle('Position',[96.875 -56.25 3.125 3.125], 'FaceColor',[0 0 0]);
rectangle('Position',[93.75 -59.375 3.125 3.125], 'FaceColor',[1 1 1]);
rectangle('Position',[96.875 -59.375 3.125 3.125], 'FaceColor',[0 0 0]);
rectangle('Position',[93.75 -62.5 3.125 3.125], 'FaceColor',[1 1 1]);
rectangle('Position',[96.875 -62.5 3.125 3.125], 'FaceColor',[0 0 0]);
rectangle('Position',[93.75 -65.625 3.125 3.125], 'FaceColor',[1 1 1]);
rectangle('Position',[96.875 -65.625 3.125 3.125], 'FaceColor',[0 0 0]);
rectangle('Position',[93.75 -68.75 3.125 3.125], 'FaceColor',[1 1 1]);
rectangle('Position',[96.875 -68.75 3.125 3.125], 'FaceColor',[0 0 0]);
rectangle('Position',[50 -78.125 3.125 3.125], 'FaceColor',[1 1 1]);
rectangle('Position',[53.125 -78.125 3.125 3.125], 'FaceColor',[0 0 0]);
rectangle('Position',[50 -81.25 3.125 3.125], 'FaceColor',[1 1 1]);
rectangle('Position',[53.125 -81.25 3.125 3.125], 'FaceColor',[0 0 0]);
rectangle('Position',[50 -84.375 3.125 3.125], 'FaceColor',[1 1 1]);
rectangle('Position',[53.125 -84.375 3.125 3.125], 'FaceColor',[0 0 0]);
rectangle('Position',[50 -87.5 3.125 3.125], 'FaceColor',[1 1 1]);
rectangle('Position',[53.125 -87.5 3.125 3.125], 'FaceColor',[0 0 0]);
rectangle('Position',[50 -90.625 3.125 3.125], 'FaceColor',[1 1 1]);
rectangle('Position',[53.125 -90.625 3.125 3.125], 'FaceColor',[0 0 0]);
rectangle('Position',[50 -93.75 3.125 3.125], 'FaceColor',[1 1 1]);
rectangle('Position',[53.125 -93.75 3.125 3.125], 'FaceColor',[0 0 0]);
rectangle('Position',[50 -96.875 3.125 3.125], 'FaceColor',[1 1 1]);
rectangle('Position',[53.125 -96.875 3.125 3.125], 'FaceColor',[0 0 0]);
rectangle('Position',[50 -100 3.125 3.125], 'FaceColor',[0 0 0]);
rectangle('Position',[53.125 -100 3.125 3.125], 'FaceColor',[0 0 0]);
rectangle('Position',[62.5 -96.875 3.125 3.125], 'FaceColor',[1 1 1]);
rectangle('Position',[65.625 -96.875 3.125 3.125], 'FaceColor',[1 1 1]);
rectangle('Position',[62.5 -100 3.125 3.125], 'FaceColor',[0 0 0]);
rectangle('Position',[65.625 -100 3.125 3.125], 'FaceColor',[0 0 0]);
rectangle('Position',[68.75 -96.875 3.125 3.125], 'FaceColor',[1 1 1]);
rectangle('Position',[71.875 -96.875 3.125 3.125], 'FaceColor',[1 1 1]);
rectangle('Position',[68.75 -100 3.125 3.125], 'FaceColor',[0 0 0]);
rectangle('Position',[71.875 -100 3.125 3.125], 'FaceColor',[0 0 0]);
rectangle('Position',[75 -78.125 3.125 3.125], 'FaceColor',[0 0 0]);
rectangle('Position',[78.125 -78.125 3.125 3.125], 'FaceColor',[0 0 0]);
rectangle('Position',[75 -81.25 3.125 3.125], 'FaceColor',[1 1 1]);
rectangle('Position',[78.125 -81.25 3.125 3.125], 'FaceColor',[1 1 1]);
rectangle('Position',[81.25 -78.125 3.125 3.125], 'FaceColor',[0 0 0]);
rectangle('Position',[84.375 -78.125 3.125 3.125], 'FaceColor',[0 0 0]);
rectangle('Position',[81.25 -81.25 3.125 3.125], 'FaceColor',[1 1 1]);
rectangle('Position',[84.375 -81.25 3.125 3.125], 'FaceColor',[1 1 1]);
rectangle('Position',[87.5 -78.125 3.125 3.125], 'FaceColor',[0 0 0]);
rectangle('Position',[90.625 -78.125 3.125 3.125], 'FaceColor',[0 0 0]);
rectangle('Position',[87.5 -81.25 3.125 3.125], 'FaceColor',[1 1 1]);
rectangle('Position',[90.625 -81.25 3.125 3.125], 'FaceColor',[1 1 1]);
rectangle('Position',[93.75 -78.125 3.125 3.125], 'FaceColor',[0 0 0]);
rectangle('Position',[96.875 -78.125 3.125 3.125], 'FaceColor',[0 0 0]);
rectangle('Position',[93.75 -81.25 3.125 3.125], 'FaceColor',[1 1 1]);
rectangle('Position',[96.875 -81.25 3.125 3.125], 'FaceColor',[0 0 0]);
rectangle('Position',[93.75 -84.375 3.125 3.125], 'FaceColor',[1 1 1]);
rectangle('Position',[96.875 -84.375 3.125 3.125], 'FaceColor',[0 0 0]);
rectangle('Position',[93.75 -87.5 3.125 3.125], 'FaceColor',[1 1 1]);
rectangle('Position',[96.875 -87.5 3.125 3.125], 'FaceColor',[0 0 0]);
rectangle('Position',[75 -96.875 3.125 3.125], 'FaceColor',[1 1 1]);
rectangle('Position',[78.125 -96.875 3.125 3.125], 'FaceColor',[1 1 1]);
rectangle('Position',[75 -100 3.125 3.125], 'FaceColor',[0 0 0]);
rectangle('Position',[78.125 -100 3.125 3.125], 'FaceColor',[0 0 0]);
rectangle('Position',[81.25 -96.875 3.125 3.125], 'FaceColor',[1 1 1]);
rectangle('Position',[84.375 -96.875 3.125 3.125], 'FaceColor',[1 1 1]);
rectangle('Position',[81.25 -100 3.125 3.125], 'FaceColor',[0 0 0]);
rectangle('Position',[84.375 -100 3.125 3.125], 'FaceColor',[0 0 0]);
rectangle('Position',[93.75 -90.625 3.125 3.125], 'FaceColor',[1 1 1]);
rectangle('Position',[96.875 -90.625 3.125 3.125], 'FaceColor',[0 0 0]);
rectangle('Position',[93.75 -93.75 3.125 3.125], 'FaceColor',[1 1 1]);
rectangle('Position',[96.875 -93.75 3.125 3.125], 'FaceColor',[0 0 0]);
rectangle('Position',[87.5 -96.875 3.125 3.125], 'FaceColor',[1 1 1]);
rectangle('Position',[90.625 -96.875 3.125 3.125], 'FaceColor',[1 1 1]);
rectangle('Position',[87.5 -100 3.125 3.125], 'FaceColor',[0 0 0]);
rectangle('Position',[90.625 -100 3.125 3.125], 'FaceColor',[0 0 0]);
rectangle('Position',[93.75 -96.875 3.125 3.125], 'FaceColor',[1 1 1]);
rectangle('Position',[96.875 -96.875 3.125 3.125], 'FaceColor',[0 0 0]);
rectangle('Position',[93.75 -100 3.125 3.125], 'FaceColor',[0 0 0]);
rectangle('Position',[96.875 -100 3.125 3.125], 'FaceColor',[0 0 0]);
X=[93.3333,90.625,81.25,81.25,71.875,71.875,67.1875,64.0625,60.9375,57.8125,54.6875,51.5625,48.4375,45.3125,40.625,34.375,28.125,18.75,15.625,15.625,9.375,6.66667];
Y=[-6.66667,-9.375,-18.75,-31.25,-40.625,-46.875,-51.5625,-54.6875,-54.6875,-54.6875,-54.6875,-54.6875,-54.6875,-54.6875,-53.125,-46.875,-40.625,-31.25,-21.875,-15.625,-9.375,-6.66667];
hold on;
plot(X,Y,'r');
legend('303.917','Location','southoutside');
